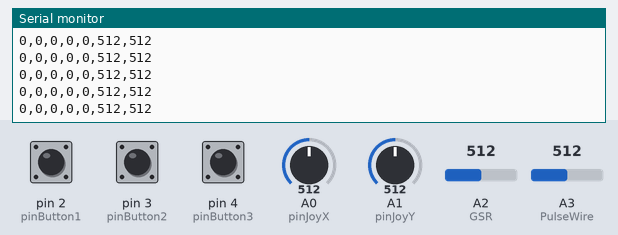
Bench run of a sketch on a simulated Arduino Uno, built with avr-gcc and run on an emulated ATmega328P. Parts: the last lines printed to the serial monitor. The test bench sets the inputs (shaded band); at power-on: A2 (GSR) = 512, A0 (pinJoyX) = 512, pin 2 (pinButton1) LOW, pin 3 (pinButton2) LOW, pin 4 (pinButton3) LOW, A1 (pinJoyY) = 512, A3 (PulseWire) = 512.

Above: at 1.2 s.
1.3 s: A2 (GSR) set to 111
At 2.0 s:
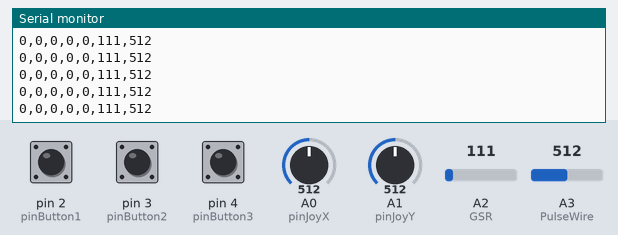
4.3 s: A2 (GSR) set to 90
At 5.3 s:
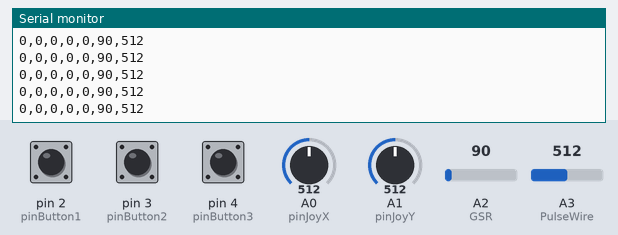
5.8 s: A0 (pinJoyX) set to 983
8.8 s: A0 (pinJoyX) set to 1017
At 9.4 s:
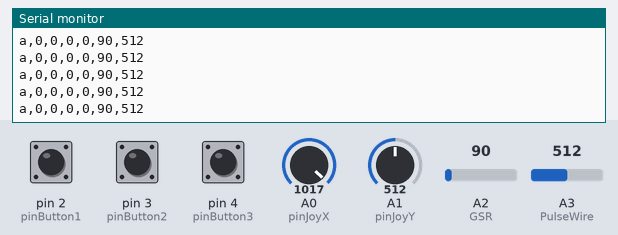
Timing chart, 0 to 11.8 s (numbered marks = the images above; inputs shaded):
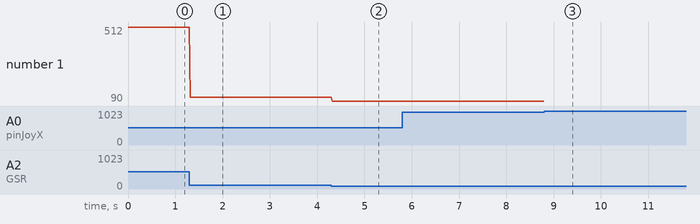

Measured:
- the behaviour switches between 999 and 1000 on A0 (pinJoyX) (found by bisection; images 2 and 3)
- after the input at 1.3 s, the serial monitor: prints a new line at once (image 1)
- after the input at 4.3 s, the serial monitor: prints a new line at once (image 2)
- after the input at 8.8 s, the serial monitor: prints a new line at once (image 3)
- plotted number 1: 512 → 111 after the input at 1.3 s, 111 → 90 after the input at 4.3 s

The sketch:

GamepadMK1.ino.ino
```cpp
#define USE_ARDUINO_INTERRUPTS true    // Set-up low-level interrupts for most acurate BPM math.
//#include <PulseSensorPlayground.h>     // Includes the PulseSensorPlayground Library.

//inicializar pin analogico del pulsimetro y su umbral de deteccion
const int PulseWire = A3;
int Threshold = 520;

//inicializar variables del joystick
const int pinJoyX = A0;
const int pinJoyY = A1;
const int pinButton1 = 2;
const int pinButton2 = 3;
const int pinButton3 = 4;

//inicializar variables del sensor de GSR
const int GSR=A2;
int sensorValue=0;
int gsr_average=0;
float human_res;

//inicializar estado de los botones en cero (sin presionar)
int button1State = 0;
int button2State = 0;
int button3State = 0;


void setup() {
  Serial.begin(9600);

  //declarar modo de pines de los botones
  pinMode(pinButton1, INPUT);
  pinMode(pinButton2, INPUT);
  pinMode(pinButton3, INPUT);

}

void loop() {

  //seccion de cronometro
  unsigned long currentMillis = millis();
  unsigned long seconds = currentMillis / 1000;
  unsigned long minutes = seconds / 60;
  unsigned long hours = minutes / 60;
  currentMillis %= 1000;
  seconds %= 60;
  minutes %= 60;
  hours %= 24;

  //APARTADO DE GAMEPAD
  //botones
  button1State = digitalRead(pinButton1);
  button2State = digitalRead(pinButton2);
  button3State = digitalRead(pinButton3);

  //joystick
  int Xvalue = 0;
  int Yvalue = 0;
  Xvalue = analogRead(pinJoyX);
  Yvalue = analogRead(pinJoyY);

  //APARTADO DE SENSORES
  //seccion de pulsimetro
  int myBPM = analogRead(PulseWire);

  //sección de GSR
  long sum=0;
  for(int i=0;i<10;i++)
  {
    sensorValue=analogRead(GSR);
    sum += sensorValue;
  }
  gsr_average = sum/10;

  //APARTADO DE IMPRESION EN EL PUERTO SERIAL

  //seccion del gamepad (izquierda,derecha)
  if(Xvalue >= 1000){
    Serial.print("a,");
  }else{
    Serial.print("0,");
  }
  if(Xvalue == 0){
    Serial.print("d,");
  }else{
    Serial.print("0,");
  }

  //seccion de botones (salto, disparo, granada)
  if(button1State == HIGH){
    Serial.print("w,");
  }else{
    Serial.print("0,");
  }

  if(button2State == HIGH){
    Serial.print("e,");
  }else{
    Serial.print("0,");
  }

  if(button3State == HIGH){
    Serial.print("q,");
  }else{
    Serial.print("0,");
  }

  //seccion de GSR
  Serial.print(gsr_average);
  Serial.print(",");

  Serial.println(myBPM);                        // Print the value inside of myBPM.
  //Serial.print(",");

//  //imprimir cronometro
//  Serial.print(hours);
//  Serial.print(':');
//  Serial.print(minutes);
//  Serial.print(':');
//  Serial.print(seconds);
//  Serial.print(':');
//  Serial.println(currentMillis);
  delay(20);
}
```
